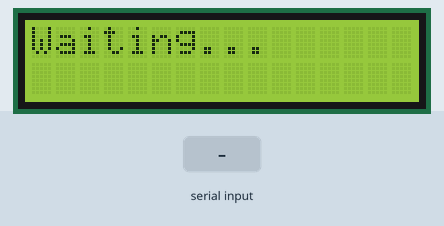
The sketch below on a simulated Arduino Nano 33 IoT. Shown: 16×2 character LCD. The test bench sets the inputs (shaded band).

Above: at 1.2 s.
1.3 s: "1\n" received over Serial
At 1.8 s:
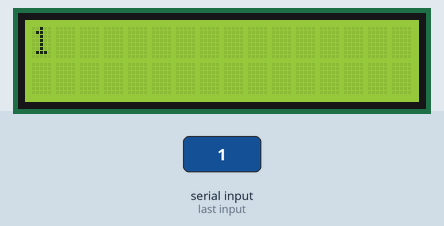
2.8 s: "0\n" received over Serial
At 4.0 s:
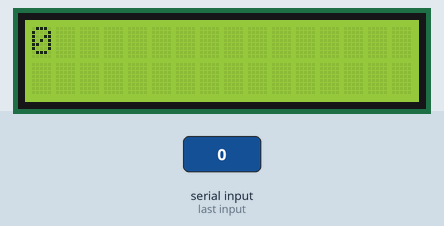
4.3 s: "2\n" received over Serial
At 5.3 s:
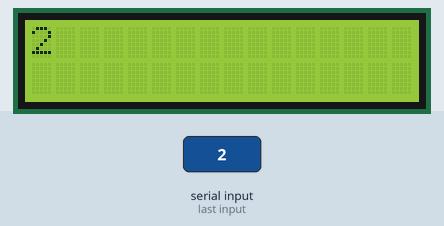
Timing chart, 0 to 7.3 s (numbered marks = the images above; inputs shaded):
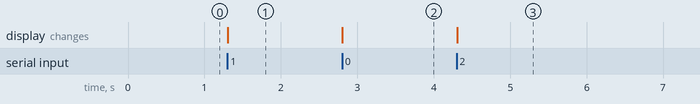

The sketch:

UNO_R3_LCD.ino
```cpp
#include <LiquidCrystal.h>

// Define LCD pins
LiquidCrystal lcd(12, 11, 5, 4, 3, 2);
String receivedMessage = ""; // To store incoming messages

void setup() {
  lcd.begin(16, 2);         // Initialize the LCD
  lcd.print("Waiting...");  // Default message
  Serial.begin(9600);       // Initialize UART at 9600 baud rate

}

void loop() {
  // Check if data is available from the Nano
  if (Serial.available() > 0) {
    char c = Serial.read(); // Read one character
    if (c == '\n') {        // End of message (newline character)
      lcd.clear();
      displayMessage(receivedMessage); // Handle long messages


      receivedMessage = ""; // Clear the buffer
    } else {
      receivedMessage += c; // Append to the buffer
    }
  }
}

// Function to display message on LCD
void displayMessage(const String &message) {
  if (message.length() > 16) {
    // If the message exceeds 16 characters, split it into two lines
    String firstLine = message.substring(0, 16);  // First 16 characters
    String secondLine = message.substring(16);   // Remaining characters

    lcd.setCursor(0, 0);
    lcd.print(firstLine);

    lcd.setCursor(0, 1);
    lcd.print(secondLine);
  } else {
    // If the message fits on one line, display it on the first line
    lcd.setCursor(0, 0);
    lcd.print(message);
  }
}
```

Measured:
- after the input at 1.3 s, the display: changes at once (image 1)
- after the input at 2.8 s, the display: changes at once (image 2)
- after the input at 4.3 s, the display: changes at once (image 3)
